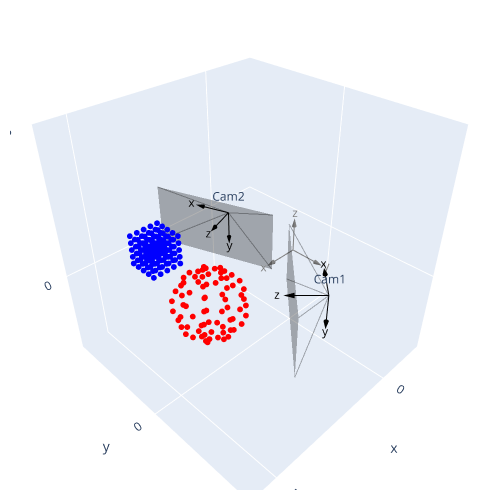

Notebook source saved alongside this figure:
### Markdown cell above
# Camera Models
Example usage of the Camera object

### Code cell
# example data: sphere 
px, py, pz = 4.5, 1, 1
data1 = np.array([[np.cos(theta)*np.sin(phi)+px, np.sin(theta)*np.sin(phi)+py, np.cos(phi)+pz] 
                 for theta in np.linspace(0, 2*np.pi, 10)
                 for phi in np.linspace(0, np.pi, 10)])
# example data: cube
px, py, pz = 4, -2, 1
t_ = np.linspace(-0.5, 0.5, 5)
x_, y_, z_ = t_ + px, t_ + py, t_ + pz
x, y, z = np.meshgrid(x_, y_, z_, indexing='ij')
data2 = np.c_[x.ravel(), y.ravel(), z.ravel()]

# create a point cloud object
sample_pts = PointCloud()
sample_pts.add_data([data1, 'red'])
sample_pts.add_data([data2, 'blue'])

# create two cameras
camera1 = Camera(Ry(np.pi/2)@Rz(-np.pi/2)@Ry(np.pi/4), np.array([2, 3, 1]), "Cam1")
camera2 = Camera(Ry(np.pi/2)@Rz(-np.pi/2)@Ry(-np.pi/9), np.array([1, -2, 1]), "Cam2")

camera1.capture(sample_pts)
camera2.capture(sample_pts)

FIG = Show([camera1, camera2, sample_pts], world=True)

camera1.show_image()
camera2.show_image()

### Figure 1 — Plotly figure (JSON) as saved in the notebook; plotly's stock layout.template omitted (floating-point values rounded to 4 significant figures)
{"data": [{"line": {"color": "gray"}, "mode": "lines", "showlegend": false, "type": "scatter3d", "x": [0, 1], "y": [0, 0], "z": [0, 0]}, {"colorscale": [[0, "gray"], [1, "gray"]], "showlegend": false, "showscale": false, "sizemode": "scaled", "sizeref": 0.3, "type": "cone", "u": [1], "v": [0], "w": [0], "x": [1], "y": [0], "z": [0]}, {"mode": "text", "showlegend": false, "text": ["x"], "textfont": {"color": "gray"}, "textposition": "middle center", "type": "scatter3d", "x": [1.4], "y": [0], "z": [0]}, {"line": {"color": "gray"}, "mode": "lines", "showlegend": false, "type": "scatter3d", "x": [0, 0], "y": [0, 1], "z": [0, 0]}, {"colorscale": [[0, "gray"], [1, "gray"]], "showlegend": false, "showscale": false, "sizemode": "scaled", "sizeref": 0.3, "type": "cone", "u": [0], "v": [1], "w": [0], "x": [0], "y": [1], "z": [0]}, {"mode": "text", "showlegend": false, "text": ["y"], "textfont": {"color": "gray"}, "textposition": "middle center", "type": "scatter3d", "x": [0], "y": [1.4], "z": [0]}, {"line": {"color": "gray"}, "mode": "lines", "showlegend": false, "type": "scatter3d", "x": [0, 0], "y": [0, 0], "z": [0, 1]}, {"colorscale": [[0, "gray"], [1, "gray"]], "showlegend": false, "showscale": false, "sizemode": "scaled", "sizeref": 0.3, "type": "cone", "u": [0], "v": [0], "w": [1], "x": [0], "y": [0], "z": [1]}, {"mode": "text", "showlegend": false, "text": ["z"], "textfont": {"color": "gray"}, "textposition": "middle center", "type": "scatter3d", "x": [0], "y": [0], "z": [1.4]}, {"line": {"color": "black"}, "mode": "lines", "showlegend": false, "type": "scatter3d", "x": [2, 1.293], "y": [3, 2.293], "z": [1, 1.0]}, {"colorscale": [[0, "black"], [1, "black"]], "showlegend": false, "showscale": false, "sizemode": "scaled", "sizeref": 0.3, "type": "cone", "u": [-0.7071], "v": [-0.7071], "w": [-1.11e-16], "x": [1.293], "y": [2.293], "z": [1.0]}, {"mode": "text", "showlegend": false, "text": ["x"], "textfont": {"color": "black"}, "textposition": "middle center", "type": "scatter3d", "x": [1.01], "y": [2.01], "z": [1.0]}, {"line": {"color": "black"}, "mode": "lines", "showlegend": false, "type": "scatter3d", "x": [2, 2], "y": [3, 3], "z": [1, 0]}, {"colorscale": [[0, "black"], [1, "black"]], "showlegend": false, "showscale": false, "sizemode": "scaled", "sizeref": 0.3, "type": "cone", "u": [0], "v": [0], "w": [-1], "x": [2], "y": [3], "z": [0]}, {"mode": "text", "showlegend": false, "text": ["y"], "textfont": {"color": "black"}, "textposition": "middle center", "type": "scatter3d", "x": [2.0], "y": [3.0], "z": [-0.4]}, {"line": {"color": "black"}, "mode": "lines", "showlegend": false, "type": "scatter3d", "x": [2, 2.707], "y": [3, 2.293], "z": [1, 1]}, {"colorscale": [[0, "black"], [1, "black"]], "showlegend": false, "showscale": false, "sizemode": "scaled", "sizeref": 0.3, "type": "cone", "u": [0.7071], "v": [-0.7071], "w": [0], "x": [2.707], "y": [2.293], "z": [1]}, {"mode": "text", "showlegend": false, "text": ["z"], "textfont": {"color": "black"}, "textposition": "middle center", "type": "scatter3d", "x": [2.99], "y": [2.01], "z": [1.0]}, {"color": "black", "i": [0, 0], "j": [1, 2], "k": [2, 3], "opacity": 0.3, "type": "mesh3d", "x": [4.121, 1.293, 1.293, 4.121], "y": [3.707, 0.8787, 0.8787, 3.707], "z": [2, 2.0, -2.22e-16, 2.22e-16]}, {"line": {"color": "black"}, "mode": "lines", "opacity": 0.3, "showlegend": false, "type": "scatter3d", "x": [2, 4.121], "y": [3, 3.707], "z": [1, 2]}, {"line": {"color": "black"}, "mode": "lines", "opacity": 0.3, "showlegend": false, "type": "scatter3d", "x": [2, 1.293], "y": [3, 0.8787], "z": [1, 2.0]}, {"line": {"color": "black"}, "mode": "lines", "opacity": 0.3, "showlegend": false, "type": "scatter3d", "x": [2, 1.293], "y": [3, 0.8787], "z": [1, -2.22e-16]}, {"line": {"color": "black"}, "mode": "lines", "opacity": 0.3, "showlegend": false, "type": "scatter3d", "x": [2, 4.121], "y": [3, 3.707], "z": [1, 2.22e-16]}, {"marker": {"color": "black", "opacity": 1, "size": 2}, "mode": "text", "showlegend": false, "text": ["Cam1"], "type": "scatter3d", "x": [2], "y": [3], "z": [1]}, {"line": {"color": "black"}, "mode": "lines", "showlegend": false, "type": "scatter3d", "x": [1, 1.342], "y": [-2, -2.94], "z": [1, 1]}, {"colorscale": [[0, "black"], [1, "black"]], "showlegend": false, "showscale": false, "sizemode": "scaled", "sizeref": 0.3, "type": "cone", "u": [0.342], "v": [-0.9397], "w": [0], "x": [1.342], "y": [-2.94], "z": [1]}, {"mode": "text", "showlegend": false, "text": ["x"], "textfont": {"color": "black"}, "textposition": "middle center", "type": "scatter3d", "x": [1.479], "y": [-3.316], "z": [1.0]}, {"line": {"color": "black"}, "mode": "lines", "showlegend": false, "type": "scatter3d", "x": [1, 1], "y": [-2, -2], "z": [1, 0]}, {"colorscale": [[0, "black"], [1, "black"]], "showlegend": false, "showscale": false, "sizemode": "scaled", "sizeref": 0.3, "type": "cone", "u": [0], "v": [0], "w": [-1], "x": [1], "y": [-2], "z": [0]}, {"mode": "text", "showlegend": false, "text": ["y"], "textfont": {"color": "black"}, "textposition": "middle center", "type": "scatter3d", "x": [1.0], "y": [-2.0], "z": [-0.4]}, {"line": {"color": "black"}, "mode": "lines", "showlegend": false, "type": "scatter3d", "x": [1, 1.94], "y": [-2, -1.658], "z": [1, 1]}, {"colorscale": [[0, "black"], [1, "black"]], "showlegend": false, "showscale": false, "sizemode": "scaled", "sizeref": 0.3, "type": "cone", "u": [0.9397], "v": [0.342], "w": [0], "x": [1.94], "y": [-1.658], "z": [1]}, {"mode": "text", "showlegend": false, "text": ["z"], "textfont": {"color": "black"}, "textposition": "middle center", "type": "scatter3d", "x": [2.316], "y": [-1.521], "z": [1.0]}, {"color": "black", "i": [0, 0], "j": [1, 2], "k": [2, 3], "opacity": 0.3, "type": "mesh3d", "x": [1.256, 2.624, 2.624, 1.256], "y": [0.2214, -3.537, -3.537, 0.2214], "z": [2, 2, -1.11e-16, 0]}, {"line": {"color": "black"}, "mode": "lines", "opacity": 0.3, "showlegend": false, "type": "scatter3d", "x": [1, 1.256], "y": [-2, 0.2214], "z": [1, 2]}, {"line": {"color": "black"}, "mode": "lines", "opacity": 0.3, "showlegend": false, "type": "scatter3d", "x": [1, 2.624], "y": [-2, -3.537], "z": [1, 2]}, {"line": {"color": "black"}, "mode": "lines", "opacity": 0.3, "showlegend": false, "type": "scatter3d", "x": [1, 2.624], "y": [-2, -3.537], "z": [1, -1.11e-16]}, {"line": {"color": "black"}, "mode": "lines", "opacity": 0.3, "showlegend": false, "type": "scatter3d", "x": [1, 1.256], "y": [-2, 0.2214], "z": [1, 0]}, {"marker": {"color": "black", "opacity": 1, "size": 2}, "mode": "text", "showlegend": false, "text": ["Cam2"], "type": "scatter3d", "x": [1], "y": [-2], "z": [1]}, {"marker": {"color": "red", "opacity": 1, "size": 2}, "mode": "markers", "showlegend": false, "type": "scatter3d", "x": [4.5, 4.842, 5.143, 5.366, 5.485, 5.485, 5.366, 5.143, 4.842, 4.5, 4.5, 4.762, 4.992, 5.163, 5.254, 5.254, 5.163, 4.992, 4.762, 4.5, 4.5, 4.559, 4.612, 4.65, 4.671, 4.671, 4.65, 4.612, 4.559, 4.5, 4.5, 4.329, 4.179, 4.067, 4.008, 4.008, 4.067, 4.179, 4.329, 4.5, 4.5, 4.179, 3.896, 3.686, 3.575, 3.575, 3.686, 3.896, 4.179, 4.5, 4.5, 4.179, 3.896, 3.686, 3.575, 3.575, 3.686, 3.896, 4.179, 4.5, 4.5, 4.329, 4.179, 4.067, 4.008, 4.008, 4.067, 4.179, 4.329, 4.5, 4.5, 4.559, 4.612, 4.65, 4.671, 4.671, 4.65, 4.612, 4.559, 4.5, 4.5, 4.762, 4.992, 5.163, 5.254, 5.254, 5.163, 4.992, 4.762, 4.5, 4.5, 4.842, 5.143, 5.366, 5.485, 5.485, 5.366, 5.143, 4.842, 4.5], "y": [1, 1, 1, 1, 1, 1, 1, 1, 1, 1, 1, 1.22, 1.413, 1.557, 1.633, 1.633, 1.557, 1.413, 1.22, 1, 1, 1.337, 1.633, 1.853, 1.97, 1.97, 1.853, 1.633, 1.337, 1.0, 1, 1.296, 1.557, 1.75, 1.853, 1.853, 1.75, 1.557, 1.296, 1, 1, 1.117, 1.22, 1.296, 1.337, 1.337, 1.296, 1.22, 1.117, 1, 1, 0.883, 0.7802, 0.7038, 0.6632, 0.6632, 0.7038, 0.7802, 0.883, 1, 1, 0.7038, 0.4433, 0.25, 0.1471, 0.1471, 0.25, 0.4433, 0.7038, 1.0, 1, 0.6632, 0.367, 0.1471, 0.03015, 0.03015, 0.1471, 0.367, 0.6632, 1.0, 1, 0.7802, 0.5868, 0.4433, 0.367, 0.367, 0.4433, 0.5868, 0.7802, 1.0, 1, 1.0, 1.0, 1.0, 1.0, 1.0, 1.0, 1.0, 1.0, 1], "z": [2, 1.94, 1.766, 1.5, 1.174, 0.8264, 0.5, 0.234, 0.06031, 0, 2, 1.94, 1.766, 1.5, 1.174, 0.8264, 0.5, 0.234, 0.06031, 0, 2, 1.94, 1.766, 1.5, 1.174, 0.8264, 0.5, 0.234, 0.06031, 0, 2, 1.94, 1.766, 1.5, 1.174, 0.8264, 0.5, 0.234, 0.06031, 0, 2, 1.94, 1.766, 1.5, 1.174, 0.8264, 0.5, 0.234, 0.06031, 0, 2, 1.94, 1.766, 1.5, 1.174, 0.8264, 0.5, 0.234, 0.06031, 0, 2, 1.94, 1.766, 1.5, 1.174, 0.8264, 0.5, 0.234, 0.06031, 0, 2, 1.94, 1.766, 1.5, 1.174, 0.8264, 0.5, 0.234, 0.06031, 0, 2, 1.94, 1.766, 1.5, 1.174, 0.8264, 0.5, 0.234, 0.06031, 0, 2, 1.94, 1.766, 1.5, 1.174, 0.8264, 0.5, 0.234, 0.06031, 0]}, {"marker": {"color": "blue", "opacity": 1, "size": 2}, "mode": "markers", "showlegend": false, "type": "scatter3d", "x": [3.5, 3.5, 3.5, 3.5, 3.5, 3.5, 3.5, 3.5, 3.5, 3.5, 3.5, 3.5, 3.5, 3.5, 3.5, 3.5, 3.5, 3.5, 3.5, 3.5, 3.5, 3.5, 3.5, 3.5, 3.5, 3.75, 3.75, 3.75, 3.75, 3.75, 3.75, 3.75, 3.75, 3.75, 3.75, 3.75, 3.75, 3.75, 3.75, 3.75, 3.75, 3.75, 3.75, 3.75, 3.75, 3.75, 3.75, 3.75, 3.75, 3.75, 4, 4, 4, 4, 4, 4, 4, 4, 4, 4, 4, 4, 4, 4, 4, 4, 4, 4, 4, 4, 4, 4, 4, 4, 4, 4.25, 4.25, 4.25, 4.25, 4.25, 4.25, 4.25, 4.25, 4.25, 4.25, 4.25, 4.25, 4.25, 4.25, 4.25, 4.25, 4.25, 4.25, 4.25, 4.25, 4.25, 4.25, 4.25, 4.25, 4.25, 4.5, 4.5, 4.5, 4.5, 4.5, 4.5, 4.5, 4.5, 4.5, 4.5, 4.5, 4.5, 4.5, 4.5, 4.5, 4.5, 4.5, 4.5, 4.5, 4.5, 4.5, 4.5, 4.5, 4.5, 4.5], "y": [-2.5, -2.5, -2.5, -2.5, -2.5, -2.25, -2.25, -2.25, -2.25, -2.25, -2, -2, -2, -2, -2, -1.75, -1.75, -1.75, -1.75, -1.75, -1.5, -1.5, -1.5, -1.5, -1.5, -2.5, -2.5, -2.5, -2.5, -2.5, -2.25, -2.25, -2.25, -2.25, -2.25, -2, -2, -2, -2, -2, -1.75, -1.75, -1.75, -1.75, -1.75, -1.5, -1.5, -1.5, -1.5, -1.5, -2.5, -2.5, -2.5, -2.5, -2.5, -2.25, -2.25, -2.25, -2.25, -2.25, -2, -2, -2, -2, -2, -1.75, -1.75, -1.75, -1.75, -1.75, -1.5, -1.5, -1.5, -1.5, -1.5, -2.5, -2.5, -2.5, -2.5, -2.5, -2.25, -2.25, -2.25, -2.25, -2.25, -2, -2, -2, -2, -2, -1.75, -1.75, -1.75, -1.75, -1.75, -1.5, -1.5, -1.5, -1.5, -1.5, -2.5, -2.5, -2.5, -2.5, -2.5, -2.25, -2.25, -2.25, -2.25, -2.25, -2, -2, -2, -2, -2, -1.75, -1.75, -1.75, -1.75, -1.75, -1.5, -1.5, -1.5, -1.5, -1.5], "z": [0.5, 0.75, 1, 1.25, 1.5, 0.5, 0.75, 1, 1.25, 1.5, 0.5, 0.75, 1, 1.25, 1.5, 0.5, 0.75, 1, 1.25, 1.5, 0.5, 0.75, 1, 1.25, 1.5, 0.5, 0.75, 1, 1.25, 1.5, 0.5, 0.75, 1, 1.25, 1.5, 0.5, 0.75, 1, 1.25, 1.5, 0.5, 0.75, 1, 1.25, 1.5, 0.5, 0.75, 1, 1.25, 1.5, 0.5, 0.75, 1, 1.25, 1.5, 0.5, 0.75, 1, 1.25, 1.5, 0.5, 0.75, 1, 1.25, 1.5, 0.5, 0.75, 1, 1.25, 1.5, 0.5, 0.75, 1, 1.25, 1.5, 0.5, 0.75, 1, 1.25, 1.5, 0.5, 0.75, 1, 1.25, 1.5, 0.5, 0.75, 1, 1.25, 1.5, 0.5, 0.75, 1, 1.25, 1.5, 0.5, 0.75, 1, 1.25, 1.5, 0.5, 0.75, 1, 1.25, 1.5, 0.5, 0.75, 1, 1.25, 1.5, 0.5, 0.75, 1, 1.25, 1.5, 0.5, 0.75, 1, 1.25, 1.5, 0.5, 0.75, 1, 1.25, 1.5]}], "layout": {"height": 500, "margin": {"b": 10, "l": 10, "r": 10, "t": 10}, "scene": {"aspectratio": {"x": 1, "y": 1, "z": 1}, "xaxis": {"nticks": 4, "range": [-2, 6]}, "yaxis": {"nticks": 4, "range": [-4, 4]}, "zaxis": {"nticks": 4, "range": [-3, 5]}}, "width": 500}}
